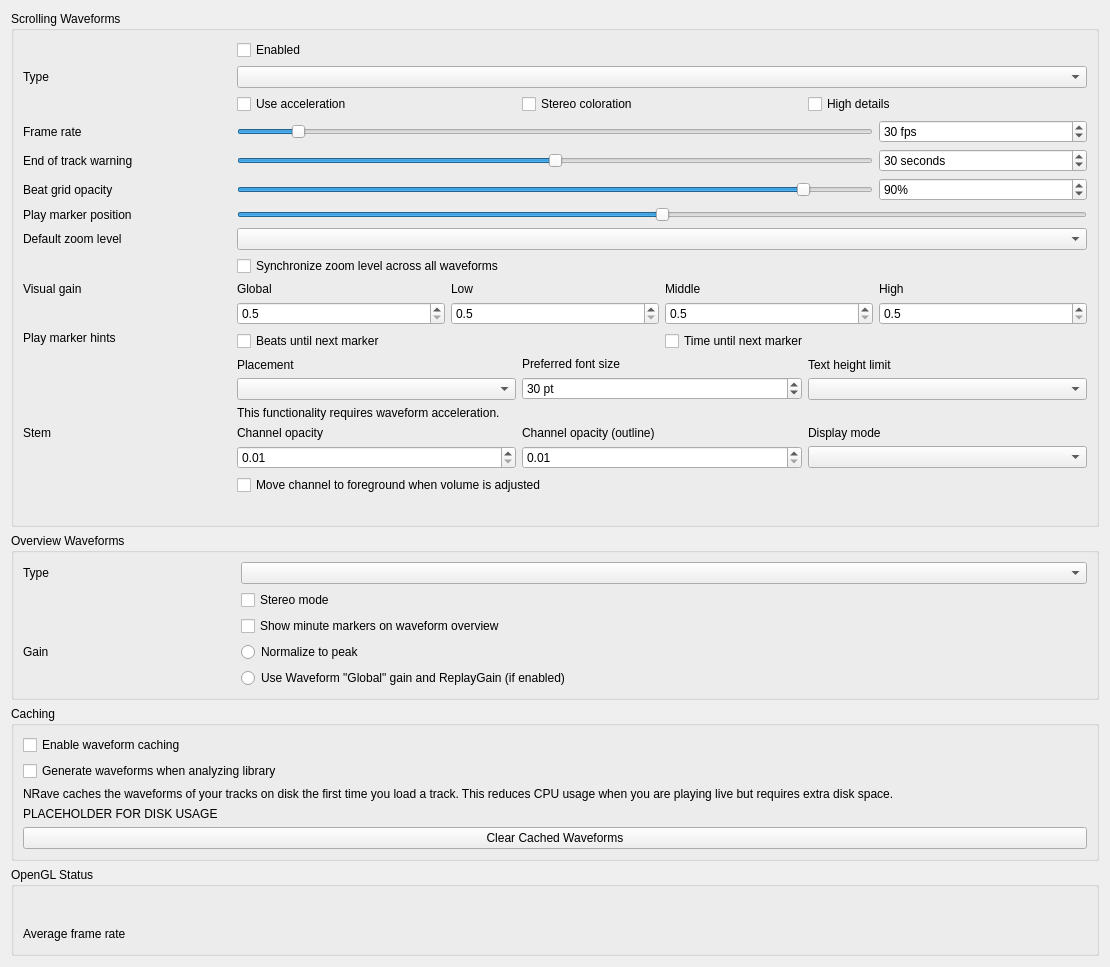
<?xml version="1.0" encoding="UTF-8"?>
<ui version="4.0">
 <class>DlgPrefWaveformDlg</class>
 <widget class="QWidget" name="DlgPrefWaveformDlg">
  <property name="geometry">
   <rect>
    <x>0</x>
    <y>0</y>
    <width>1110</width>
    <height>939</height>
   </rect>
  </property>
  <property name="windowTitle">
   <string>Waveform Preferences</string>
  </property>
  <layout class="QVBoxLayout" name="mainLayout">

  <item>
   <widget class="QGroupBox" name="waveform_groupbox">
    <property name="title">
     <string>Scrolling Waveforms</string>
    </property>
    <layout class="QGridLayout" name="waveform_layout">

     <item row="0" column="1">
      <widget class="QCheckBox" name="useWaveformCheckBox">
       <property name="text">
        <string>Enabled</string>
       </property>
      </widget>
     </item>

     <item row="1" column="0">
      <widget class="QLabel" name="waveformTypeLabel">
       <property name="sizePolicy">
        <sizepolicy hsizetype="Preferred" vsizetype="Preferred">
         <horstretch>0</horstretch>
         <verstretch>0</verstretch>
        </sizepolicy>
       </property>
       <property name="toolTip">
        <string extracomment="The big waveform summary shows the waveform envelope of the track near the current playback position."/>
       </property>
       <property name="text">
        <string>Type</string>
       </property>
       <property name="alignment">
        <set>Qt::AlignLeading|Qt::AlignLeft|Qt::AlignVCenter</set>
       </property>
       <property name="buddy">
        <cstring>waveformTypeComboBox</cstring>
       </property>
      </widget>
     </item>
     <item row="1" column="1" colspan="4">
      <widget class="QComboBox" name="waveformTypeComboBox">
       <property name="toolTip">
        <string>The waveform shows the waveform envelope of the track near the current playback position.
Select from different types of displays for the waveform, which differ primarily in the level of detail shown in the waveform.</string>
       </property>
      </widget>
     </item>

     <item row="2" column="1" colspan="4">
      <layout class="QHBoxLayout" name="waveform_render_options">
       <item>
        <widget class="QCheckBox" name="useAccelerationCheckBox">
         <property name="text">
          <string>Use acceleration</string>
         </property>
        </widget>
       </item>
       <item>
        <widget class="QCheckBox" name="splitLeftRightCheckBox">
         <property name="text">
          <string>Stereo coloration</string>
         </property>
        </widget>
       </item>
       <item>
        <widget class="QCheckBox" name="highDetailCheckBox">
         <property name="text">
          <string>High details</string>
         </property>
        </widget>
       </item>
      </layout>
     </item>

     <item row="4" column="0">
      <widget class="QLabel" name="frameRateLabel">
       <property name="text">
        <string>Frame rate</string>
       </property>
       <property name="alignment">
        <set>Qt::AlignLeading|Qt::AlignLeft|Qt::AlignVCenter</set>
       </property>
       <property name="buddy">
        <cstring>frameRateSlider</cstring>
       </property>
      </widget>
     </item>
     <item row="4" column="1" colspan="3">
      <widget class="QSlider" name="frameRateSlider">
       <property name="sizePolicy">
        <sizepolicy hsizetype="Preferred" vsizetype="Fixed">
         <horstretch>0</horstretch>
         <verstretch>0</verstretch>
        </sizepolicy>
       </property>
       <property name="maximumSize">
        <size>
         <width>16777215</width>
         <height>16777215</height>
        </size>
       </property>
       <property name="minimum">
        <number>10</number>
       </property>
       <property name="maximum">
        <number>240</number>
       </property>
       <property name="value">
        <number>30</number>
       </property>
       <property name="orientation">
        <enum>Qt::Horizontal</enum>
       </property>
      </widget>
     </item>
     <item row="4" column="4">
      <widget class="QSpinBox" name="frameRateSpinBox">
       <property name="toolTip">
        <string/>
       </property>
       <property name="suffix">
        <string> fps</string>
       </property>
       <property name="minimum">
        <number>10</number>
       </property>
       <property name="maximum">
        <number>240</number>
       </property>
       <property name="value">
        <number>30</number>
       </property>
      </widget>
     </item>

     <item row="5" column="0">
      <widget class="QLabel" name="endOfTrackWarningTimeLabel">
       <property name="text">
        <string>End of track warning</string>
       </property>
       <property name="alignment">
        <set>Qt::AlignLeading|Qt::AlignLeft|Qt::AlignVCenter</set>
       </property>
       <property name="buddy">
        <cstring>endOfTrackWarningTimeSlider</cstring>
       </property>
      </widget>
     </item>
     <item row="5" column="1" colspan="3">
      <widget class="QSlider" name="endOfTrackWarningTimeSlider">
       <property name="sizePolicy">
        <sizepolicy hsizetype="Preferred" vsizetype="Fixed">
         <horstretch>0</horstretch>
         <verstretch>0</verstretch>
        </sizepolicy>
       </property>
       <property name="maximumSize">
        <size>
         <width>16777215</width>
         <height>16777215</height>
        </size>
       </property>
       <property name="minimum">
        <number>0</number>
       </property>
       <property name="maximum">
        <number>60</number>
       </property>
       <property name="value">
        <number>30</number>
       </property>
       <property name="orientation">
        <enum>Qt::Horizontal</enum>
       </property>
      </widget>
     </item>
     <item row="5" column="4">
      <widget class="QSpinBox" name="endOfTrackWarningTimeSpinBox">
       <property name="toolTip">
        <string>Highlight the waveforms when the last seconds of a track remains.</string>
       </property>
       <property name="suffix">
        <string> seconds</string>
       </property>
       <property name="minimum">
        <number>0</number>
       </property>
       <property name="maximum">
        <number>60</number>
       </property>
       <property name="value">
        <number>30</number>
       </property>
      </widget>
     </item>

     <item row="6" column="0">
      <widget class="QLabel" name="BeatgridWaveform">
       <property name="toolTip">
        <string/>
       </property>
       <property name="midLineWidth">
        <number>6</number>
       </property>
       <property name="text">
        <string>Beat grid opacity</string>
       </property>
       <property name="alignment">
        <set>Qt::AlignLeading|Qt::AlignLeft|Qt::AlignVCenter</set>
       </property>
      </widget>
     </item>
     <item row="6" column="1" colspan="3">
      <widget class="QSlider" name="beatGridAlphaSlider">
       <property name="maximum">
        <number>100</number>
       </property>
       <property name="value">
        <number>90</number>
       </property>
       <property name="orientation">
        <enum>Qt::Horizontal</enum>
       </property>
      </widget>
     </item>
     <item row="6" column="4">
      <widget class="QSpinBox" name="beatGridAlphaSpinBox">
       <property name="toolTip">
        <string>Set amount of opacity on beat grid lines.</string>
       </property>
       <property name="suffix">
        <string>%</string>
       </property>
       <property name="maximum">
        <number>100</number>
       </property>
       <property name="value">
        <number>90</number>
       </property>
      </widget>
     </item>

     <item row="7" column="0">
      <widget class="QLabel" name="playMarkerPositionLabel">
       <property name="text">
        <string>Play marker position</string>
       </property>
      </widget>
     </item>
     <item row="7" column="1" colspan="4">
      <widget class="QSlider" name="playMarkerPositionSlider">
       <property name="sizePolicy">
        <sizepolicy hsizetype="Preferred" vsizetype="Fixed">
         <horstretch>0</horstretch>
         <verstretch>0</verstretch>
        </sizepolicy>
       </property>
       <property name="maximumSize">
        <size>
         <width>16777215</width>
         <height>16777215</height>
        </size>
       </property>
       <property name="toolTip">
        <string>Moves the play marker position on the waveforms to the left, right or center (default).</string>
       </property>
       <property name="minimum">
        <number>0</number>
       </property>
       <property name="maximum">
        <number>100</number>
       </property>
       <property name="value">
        <number>50</number>
       </property>
       <property name="orientation">
        <enum>Qt::Horizontal</enum>
       </property>
      </widget>
     </item>

     <item row="8" column="0">
      <widget class="QLabel" name="defaultZoomLabel">
       <property name="text">
        <string extracomment="Waveform zoom">Default zoom level</string>
       </property>
       <property name="alignment">
        <set>Qt::AlignLeading|Qt::AlignLeft|Qt::AlignVCenter</set>
       </property>
       <property name="buddy">
        <cstring>defaultZoomComboBox</cstring>
       </property>
      </widget>
     </item>
     <item row="8" column="1" colspan="4">
      <widget class="QComboBox" name="defaultZoomComboBox"/>
     </item>

     <item row="9" column="1" colspan="4">
      <widget class="QCheckBox" name="synchronizeZoomCheckBox">
       <property name="toolTip">
        <string>Synchronize zoom level across all waveform displays.</string>
       </property>
       <property name="text">
        <string>Synchronize zoom level across all waveforms</string>
       </property>
      </widget>
     </item>

     <item row="10" column="0">
      <widget class="QLabel" name="visualGainLabel">
       <property name="text">
        <string>Visual gain</string>
       </property>
       <property name="alignment">
        <set>Qt::AlignLeading|Qt::AlignLeft|Qt::AlignTop</set>
       </property>
       <property name="buddy">
        <cstring>allVisualGain</cstring>
       </property>
      </widget>
     </item>
     <item row="10" column="1" colspan="4">
      <layout class="QGridLayout" name="gridLayout_3">
       <item row="0" column="0">
        <widget class="QLabel" name="visualGainLabel_global">
         <property name="text">
          <string>Global</string>
         </property>
         <property name="alignment">
          <set>Qt::AlignLeading|Qt::AlignLeft|Qt::AlignVCenter</set>
         </property>
         <property name="buddy">
          <cstring>allVisualGain</cstring>
         </property>
        </widget>
       </item>
       <item row="0" column="1">
        <widget class="QLabel" name="visualGainLabel_low">
         <property name="text">
          <string>Low</string>
         </property>
         <property name="alignment">
          <set>Qt::AlignLeading|Qt::AlignLeft|Qt::AlignVCenter</set>
         </property>
         <property name="buddy">
          <cstring>lowVisualGain</cstring>
         </property>
        </widget>
       </item>
       <item row="0" column="2">
        <widget class="QLabel" name="visualGainLabel_mid">
         <property name="text">
          <string>Middle</string>
         </property>
         <property name="alignment">
          <set>Qt::AlignLeading|Qt::AlignLeft|Qt::AlignVCenter</set>
         </property>
         <property name="buddy">
          <cstring>midVisualGain</cstring>
         </property>
        </widget>
       </item>
       <item row="0" column="3">
        <widget class="QLabel" name="visualGainLabel_high">
         <property name="text">
          <string>High</string>
         </property>
         <property name="alignment">
          <set>Qt::AlignLeading|Qt::AlignLeft|Qt::AlignVCenter</set>
         </property>
         <property name="buddy">
          <cstring>highVisualGain</cstring>
         </property>
        </widget>
       </item>

       <item row="1" column="0">
        <widget class="QDoubleSpinBox" name="allVisualGain">
         <property name="toolTip">
          <string>Global visual gain</string>
         </property>
         <property name="decimals">
          <number>1</number>
         </property>
         <property name="minimum">
          <double>0.500000000000000</double>
         </property>
         <property name="maximum">
          <double>5.000000000000000</double>
         </property>
         <property name="singleStep">
          <double>0.100000000000000</double>
         </property>
        </widget>
       </item>
       <item row="1" column="1">
        <widget class="QDoubleSpinBox" name="lowVisualGain">
         <property name="toolTip">
          <string>Visual gain of the low frequencies</string>
         </property>
         <property name="decimals">
          <number>1</number>
         </property>
         <property name="minimum">
          <double>0.500000000000000</double>
         </property>
         <property name="maximum">
          <double>5.000000000000000</double>
         </property>
         <property name="singleStep">
          <double>0.100000000000000</double>
         </property>
        </widget>
       </item>
       <item row="1" column="2">
        <widget class="QDoubleSpinBox" name="midVisualGain">
         <property name="toolTip">
          <string>Visual gain of the middle frequencies</string>
         </property>
         <property name="decimals">
          <number>1</number>
         </property>
         <property name="minimum">
          <double>0.500000000000000</double>
         </property>
         <property name="maximum">
          <double>5.000000000000000</double>
         </property>
         <property name="singleStep">
          <double>0.100000000000000</double>
         </property>
        </widget>
       </item>
       <item row="1" column="3">
        <widget class="QDoubleSpinBox" name="highVisualGain">
         <property name="toolTip">
          <string>Visual gain of the high frequencies</string>
         </property>
         <property name="decimals">
          <number>1</number>
         </property>
         <property name="minimum">
          <double>0.500000000000000</double>
         </property>
         <property name="maximum">
          <double>5.000000000000000</double>
         </property>
         <property name="singleStep">
          <double>0.100000000000000</double>
         </property>
        </widget>
       </item>
      </layout>
     </item>

     <item row="11" column="0">
      <widget class="QLabel" name="marker_hints_label">
       <property name="text">
        <string>Play marker hints</string>
       </property>
       <property name="alignment">
        <set>Qt::AlignLeading|Qt::AlignLeft|Qt::AlignTop</set>
       </property>
      </widget>
     </item>
     <item row="11" column="1" colspan="2">
      <widget class="QCheckBox" name="untilMarkShowBeatsCheckBox">
       <property name="text">
        <string>Beats until next marker</string>
       </property>
      </widget>
     </item>
     <item row="11" column="3" colspan="2">
      <widget class="QCheckBox" name="untilMarkShowTimeCheckBox">
       <property name="text">
        <string>Time until next marker</string>
       </property>
      </widget>
     </item>

     <item row="12" column="1" colspan="4">
      <layout class="QHBoxLayout" name="marker_option_layout">
       <item>
        <layout class="QVBoxLayout" name="marker_options_placement_layout">
         <item>
          <widget class="QLabel" name="untilMarkAlignLabel">
           <property name="text">
            <string>Placement</string>
           </property>
           <property name="alignment">
            <set>Qt::AlignLeading|Qt::AlignLeft|Qt::AlignVCenter</set>
           </property>
           <property name="buddy">
            <cstring>untilMarkAlignComboBox</cstring>
           </property>
          </widget>
         </item>
         <item>
          <widget class="QComboBox" name="untilMarkAlignComboBox"/>
         </item>
        </layout>
       </item>

       <item>
        <layout class="QVBoxLayout" name="marker_options_font_layout">
         <item>
          <widget class="QLabel" name="untilMarkTextPointSizeLabel">
           <property name="text">
            <string>Preferred font size</string>
           </property>
           <property name="alignment">
            <set>Qt::AlignLeading|Qt::AlignLeft|Qt::AlignVCenter</set>
           </property>
           <property name="buddy">
            <cstring>untilMarkTextPointSizeSpinBox</cstring>
           </property>
          </widget>
         </item>
         <item>
          <widget class="QSpinBox" name="untilMarkTextPointSizeSpinBox">
           <property name="toolTip">
            <string/>
           </property>
           <property name="suffix">
            <string> pt</string>
           </property>
           <property name="minimum">
            <number>10</number>
           </property>
           <property name="maximum">
            <number>100</number>
           </property>
           <property name="value">
            <number>30</number>
           </property>
          </widget>
         </item>
        </layout>
       </item>

       <item>
        <layout class="QVBoxLayout" name="marker_options_textheight_layout">
         <item>
          <widget class="QLabel" name="untilMarkTextHeightLimitLabel">
           <property name="text">
            <string>Text height limit</string>
           </property>
           <property name="alignment">
            <set>Qt::AlignLeading|Qt::AlignLeft|Qt::AlignVCenter</set>
           </property>
           <property name="buddy">
            <cstring>untilMarkTextHeightLimitComboBox</cstring>
           </property>
          </widget>
         </item>
         <item>
          <widget class="QComboBox" name="untilMarkTextHeightLimitComboBox"/>
         </item>
        </layout>
       </item>

      </layout><!-- marker_option_layout -->
     </item>

     <item row="13" column="1" colspan="4">
      <widget class="QLabel" name="requiresGLSLLabel">
       <property name="text">
        <string>This functionality requires waveform acceleration.</string>
       </property>
       <property name="alignment">
        <set>Qt::AlignLeading|Qt::AlignLeft|Qt::AlignVCenter</set>
       </property>
      </widget>
     </item>

     <item row="14" column="0">
      <widget class="QLabel" name="stemOpacityLabel">
       <property name="text">
        <string>Stem</string>
       </property>
       <property name="alignment">
        <set>Qt::AlignLeading|Qt::AlignLeft|Qt::AlignTop</set>
       </property>
       <property name="buddy">
        <cstring>stemOpacitySpinBox</cstring>
       </property>
      </widget>
     </item>
     <item row="14" column="1" colspan="4">
      <layout class="QGridLayout" name="stemOpacityGridLayout">
       <item row="0" column="0">
        <widget class="QLabel" name="stemOpacityMainLabel">
         <property name="text">
          <string>Channel opacity</string>
         </property>
         <property name="alignment">
          <set>Qt::AlignLeading|Qt::AlignLeft|Qt::AlignVCenter</set>
         </property>
         <property name="buddy">
          <cstring>stemOpacitySpinBox</cstring>
         </property>
        </widget>
       </item>
       <item row="0" column="1">
        <widget class="QLabel" name="stemOpacityOutlineLabel">
         <property name="text">
          <string>Channel opacity (outline)</string>
         </property>
         <property name="alignment">
          <set>Qt::AlignLeading|Qt::AlignLeft|Qt::AlignVCenter</set>
         </property>
         <property name="buddy">
          <cstring>stemOutlineOpacitySpinBox</cstring>
         </property>
        </widget>
       </item>
       <item row="0" column="2">
        <widget class="QLabel" name="stemDisplayModeLabel">
         <property name="text">
          <string>Display mode</string>
         </property>
         <property name="alignment">
          <set>Qt::AlignLeading|Qt::AlignLeft|Qt::AlignVCenter</set>
         </property>
         <property name="buddy">
          <cstring>stemDisplayModeComboBox</cstring>
         </property>
        </widget>
       </item>

       <item row="1" column="0">
        <widget class="QDoubleSpinBox" name="stemOpacitySpinBox">
         <property name="toolTip">
          <string>Main stem opacity</string>
         </property>
         <property name="decimals">
          <number>2</number>
         </property>
         <property name="minimum">
          <double>0.010000000000000</double>
         </property>
         <property name="maximum">
          <double>1.000000000000000</double>
         </property>
         <property name="singleStep">
          <double>0.010000000000000</double>
         </property>
        </widget>
       </item>
       <item row="1" column="1">
        <widget class="QDoubleSpinBox" name="stemOutlineOpacitySpinBox">
         <property name="toolTip">
          <string>Outline stem opacity</string>
         </property>
         <property name="decimals">
          <number>2</number>
         </property>
         <property name="minimum">
          <double>0.010000000000000</double>
         </property>
         <property name="maximum">
          <double>1.000000000000000</double>
         </property>
         <property name="singleStep">
          <double>0.010000000000000</double>
         </property>
        </widget>
       </item>
       <item row="1" column="2">
        <widget class="QComboBox" name="stemDisplayModeComboBox">
         <property name="toolTip">
          <string>Select the display layout for stem waveforms</string>
         </property>
        </widget>
       </item>
       <item row="2" column="0" colspan="3">
        <widget class="QCheckBox" name="stemReorderLayerOnChangedCheckBox">
         <property name="text">
          <string>Move channel to foreground when volume is adjusted</string>
         </property>
        </widget>
       </item>
      </layout>
     </item>

     <item row="15" column="1" colspan="4">
      <widget class="QLabel" name="requiresGLSLLabel2">
       <property name="alignment">
        <set>Qt::AlignLeading|Qt::AlignLeft|Qt::AlignVCenter</set>
       </property>
      </widget>
     </item>

    </layout>
   </widget>
  </item><!-- waveform groupbox -->

  <item>
   <widget class="QGroupBox" name="overview_groupbox">
    <property name="title">
     <string>Overview Waveforms</string>
    </property>
    <layout class="QGridLayout" name="overview_layout">

     <item row="0" column="0">
      <widget class="QLabel" name="waveformOverviewLabel">
       <property name="toolTip">
        <string extracomment="The smaller, zoomed-out version of the waveform shows the various markers within the track as well as the waveform envelope of the entire track."/>
       </property>
       <property name="text">
        <string>Type</string>
       </property>
      </widget>
     </item>
     <item row="0" column="1" colspan="4">
      <widget class="QComboBox" name="waveformOverviewComboBox">
       <property name="toolTip">
        <string>The waveform overview shows the waveform envelope of the entire track.
Select from different types of displays for the waveform overview, which differ primarily in the level of detail shown in the waveform.</string>
       </property>
      </widget>
     </item>

     <item row="1" column="1" colspan="4">
      <widget class="QCheckBox" name="overviewStereoCheckBox">
       <property name="text">
        <string>Stereo mode</string>
       </property>
      </widget>
     </item>

     <item row="2" column="1" colspan="4">
      <widget class="QCheckBox" name="overviewMinuteMarkersCheckBox">
       <property name="text">
        <string>Show minute markers on waveform overview</string>
       </property>
      </widget>
     </item>

     <item row="3" column="0">
      <widget class="QLabel" name="overview_gain_label">
       <property name="toolTip">
        <string extracomment="Select a gain mode for the waveform overview."/>
       </property>
       <property name="text">
        <string>Gain</string>
       </property>
      </widget>
     </item>
     <item row="3" column="1" colspan="4">
      <widget class="QRadioButton" name="overview_scale_normalize">
       <property name="text">
        <string>Normalize to peak</string>
       </property>
       <attribute name="buttonGroup">
        <string notr="true">overview_scale_options</string>
       </attribute>
      </widget>
     </item>
     <item row="4" column="1" colspan="4">
      <widget class="QRadioButton" name="overview_scale_allReplayGain">
       <property name="text">
        <string extracomment="'Global' refers to the 'Global' visual gain in the scrolling waveform settings">Use Waveform "Global" gain and ReplayGain (if enabled)</string>
       </property>
       <attribute name="buttonGroup">
        <string notr="true">overview_scale_options</string>
       </attribute>
      </widget>
     </item>

    </layout>
   </widget>
  </item><!-- overview_groupbox -->

  <item>
   <widget class="QGroupBox" name="caching_groupbox">
    <property name="title">
     <string>Caching</string>
    </property>
    <layout class="QVBoxLayout" name="caching_layout">
     <item>
      <widget class="QCheckBox" name="enableWaveformCaching">
       <property name="text">
        <string>Enable waveform caching</string>
       </property>
      </widget>
     </item>
     <item>
      <widget class="QCheckBox" name="enableWaveformGenerationWithAnalysis">
       <property name="text">
        <string>Generate waveforms when analyzing library</string>
       </property>
      </widget>
     </item>
     <item>
      <widget class="QLabel" name="waveformCachingInfo">
       <property name="text">
        <string>NRave caches the waveforms of your tracks on disk the first time you load a track. This reduces CPU usage when you are playing live but requires extra disk space.</string>
       </property>
       <property name="wordWrap">
        <bool>true</bool>
       </property>
      </widget>
     </item>
     <item>
      <widget class="QLabel" name="waveformDiskUsage">
       <property name="sizePolicy">
        <sizepolicy hsizetype="Expanding" vsizetype="Minimum">
         <horstretch>0</horstretch>
         <verstretch>0</verstretch>
        </sizepolicy>
       </property>
       <property name="text">
        <string notr="true">PLACEHOLDER FOR DISK USAGE</string>
       </property>
       <property name="wordWrap">
        <bool>true</bool>
       </property>
      </widget>
     </item>
     <item>
      <widget class="QPushButton" name="clearCachedWaveforms">
       <property name="text">
        <string>Clear Cached Waveforms</string>
       </property>
      </widget>
     </item>
    </layout>
   </widget>
  </item><!-- caching_groupbox -->

  <item>
   <widget class="QGroupBox" name="opengl_status_groupbox">
    <property name="title">
     <string>OpenGL Status</string>
    </property>
    <layout class="QGridLayout" name="opengl_status_layout">
     <item row="0" column="0" colspan="3">
      <widget class="QLabel" name="openGlStatusData">
       <property name="sizePolicy">
        <sizepolicy hsizetype="Expanding" vsizetype="Minimum">
         <horstretch>0</horstretch>
         <verstretch>0</verstretch>
        </sizepolicy>
       </property>
       <property name="toolTip">
        <string>Displays which OpenGL version is supported by the current platform.</string>
       </property>
       <property name="text">
        <string/>
       </property>
       <property name="wordWrap">
        <bool>true</bool>
       </property>
       <property name="textInteractionFlags">
        <set>Qt::TextSelectableByKeyboard|Qt::TextSelectableByMouse</set>
       </property>
      </widget>
     </item>
     <item row="1" column="0">
      <widget class="QLabel" name="openGlStatusLabel_2">
       <property name="toolTip">
        <string/>
       </property>
       <property name="text">
        <string>Average frame rate</string>
       </property>
       <property name="alignment">
        <set>Qt::AlignLeading|Qt::AlignLeft|Qt::AlignVCenter</set>
       </property>
      </widget>
     </item>
     <item row="1" column="1" colspan="2">
      <widget class="QLabel" name="frameRateAverage">
       <property name="toolTip">
        <string>Displays the actual frame rate.</string>
       </property>
       <property name="text">
        <string/>
       </property>
      </widget>
     </item>
    </layout>
   </widget>
  </item><!-- opengl_status_groupbox -->

 </layout>
 </widget>
 <tabstops>
  <tabstop>useWaveformCheckBox</tabstop>
  <tabstop>waveformTypeComboBox</tabstop>
  <tabstop>useAccelerationCheckBox</tabstop>
  <tabstop>splitLeftRightCheckBox</tabstop>
  <tabstop>highDetailCheckBox</tabstop>
  <tabstop>frameRateSlider</tabstop>
  <tabstop>frameRateSpinBox</tabstop>
  <tabstop>endOfTrackWarningTimeSlider</tabstop>
  <tabstop>endOfTrackWarningTimeSpinBox</tabstop>
  <tabstop>beatGridAlphaSlider</tabstop>
  <tabstop>beatGridAlphaSpinBox</tabstop>
  <tabstop>playMarkerPositionSlider</tabstop>
  <tabstop>defaultZoomComboBox</tabstop>
  <tabstop>synchronizeZoomCheckBox</tabstop>
  <tabstop>allVisualGain</tabstop>
  <tabstop>lowVisualGain</tabstop>
  <tabstop>midVisualGain</tabstop>
  <tabstop>highVisualGain</tabstop>
  <tabstop>untilMarkShowBeatsCheckBox</tabstop>
  <tabstop>untilMarkShowTimeCheckBox</tabstop>
  <tabstop>untilMarkAlignComboBox</tabstop>
  <tabstop>untilMarkTextPointSizeSpinBox</tabstop>
  <tabstop>untilMarkTextHeightLimitComboBox</tabstop>
  <tabstop>waveformOverviewComboBox</tabstop>
  <tabstop>overviewStereoCheckBox</tabstop>
  <tabstop>overviewMinuteMarkersCheckBox</tabstop>
  <tabstop>overview_scale_normalize</tabstop>
  <tabstop>overview_scale_allReplayGain</tabstop>
  <tabstop>enableWaveformCaching</tabstop>
  <tabstop>enableWaveformGenerationWithAnalysis</tabstop>
  <tabstop>clearCachedWaveforms</tabstop>
 </tabstops>
 <buttongroups>
  <buttongroup name="overview_scale_options"/>
 </buttongroups>
 <resources/>
 <connections/>
</ui>
